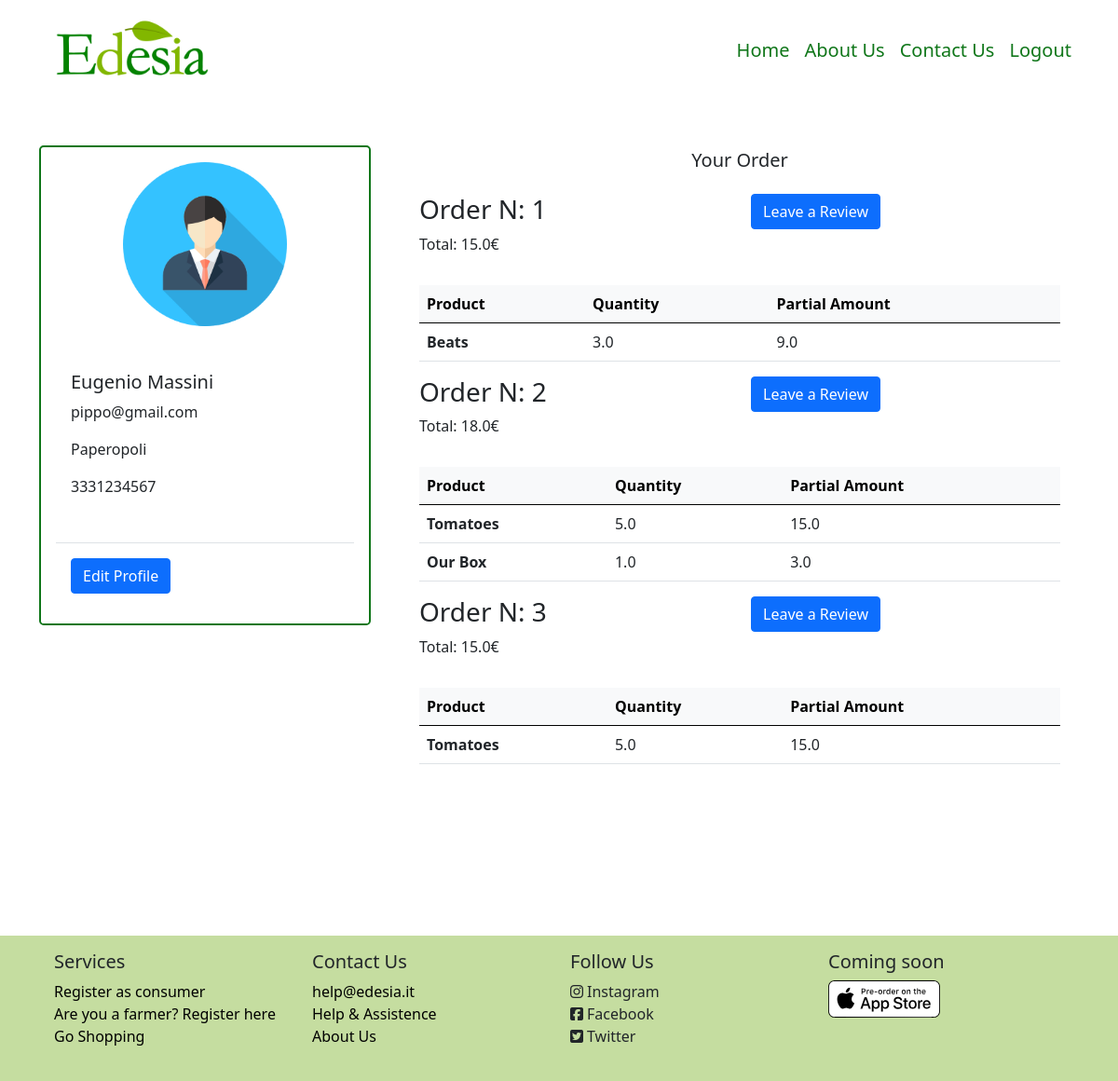
Page /consumer/1 (signed in) on the earlier database version.
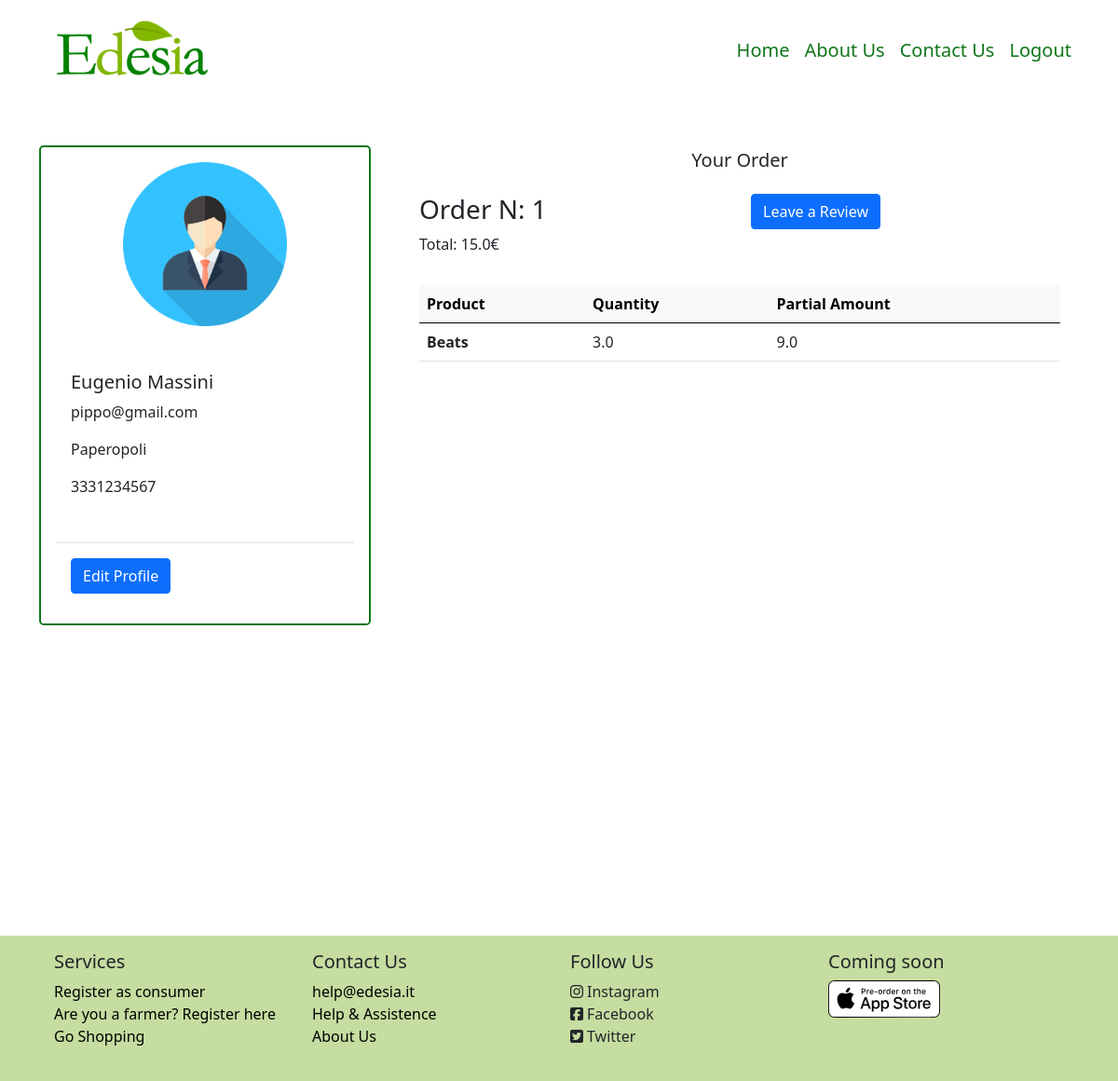
Same page on the later database version.
### model.py (models this page shows, shortened)
class Consumer(db.Model):
    id = db.Column(db.Integer, db.ForeignKey('user.id'), primary_key=True)
    consumer_name = db.Column(db.String(50), nullable=False)
    consumer_surname = db.Column(db.String(50), nullable=False)
    consumer_address = db.Column(db.String(50), nullable=False)
    consumer_phone = db.Column(db.String(12), nullable=False)
    __mapper_args__ = {
        'polymorphic_identity': 'consumer',
    }

class User (UserMixin, db.Model):
    id = db.Column(db.Integer, primary_key=True)  # Auto-incrementing
    email = db.Column(db.String(50), unique=True, nullable=False)
    name = db.Column(db.String(50), nullable=False)
    password_hash = db.Column(db.String(200), nullable=False)
    roleid = db.Column(db.Integer, db.ForeignKey('role.id'))
    type = db.Column(db.String(30))
    __mapper_args__ = {
        'polymorphic_identity': 'user',
        'polymorphic_on': type
    }

class Order (db.Model):
    id = db.Column(db.Integer, primary_key=True)
    consumer_id = db.Column(db.Integer, db.ForeignKey('consumer.id'))
    supplier_id = db.Column(db.Integer, db.ForeignKey('supplier.id'))
    date = db.Column(db.Date)
    delivery_date = db.Column(db.Date)
    amount = db.Column(db.Float)
    review = db.Column(db.Boolean, default=False)

class OrderLine(db.Model):
    id = db.Column(db.Integer, primary_key=True)
    order_id = db.Column(db.Integer, db.ForeignKey('order.id'))
    supplier_id = db.Column(db.Integer, db.ForeignKey('supplier.id'))
    product_id = db.Column(db.Integer, db.ForeignKey('product.id'))
    product_name = db.Column(db.String)
    quantity = db.Column(db.Float)
    partial_amount = db.Column(db.Float)

### app.py (the view)
@app.route('/consumer/<int:id>')
@login_required
def consumer(id):
    consumer = Consumer.query.filter_by(id=id).first()
    user = User.query.filter_by(id=id).first()
    orders = Order.query.filter_by(consumer_id=id).all()
    l_order_cons =[]
    class OrderCons():
        def __init__(self, order, content):
            self.order = order
            self.content = content
    for o in orders:
        products = []
        lines = OrderLine.query.filter_by(order_id=o.id)
        for l in lines:
            products.append(l)
        l_order_cons.append(OrderCons(o, products))
    return render_template('Pages/profile/profile_consumer-orders.html', consumer=consumer, user=user, orders=l_order_cons)

### model.py (called while the page is built)
@login_manager.user_loader
def load_user(user_id):
    return User.query.get(int(user_id))

### templates/Pages/profile/profile_consumer-orders.html
{% extends 'Pages/profile/profile_consumer.html' %}
{% block specific %}
            <div class="col-8">
                <div class="container-fluid m-1">
                    <div class="row text-center">
                        <h5>Your Order</h5>
                    </div>
                    {% if orders %}
                    {% for order in orders %}
                    <div class="row row-cols-lg-2 mb-3 mt-3">
                        <div class="col">
                             <h3>Order N: {{ order.order.id }}</h3>
                            <p>Total: {{ order.order.amount }}€</p>
                        </div>
                    <div class="col">
                        {% if  order.order.review == False %}
                            <a class="btn btn-primary" href="{{ url_for('consumer_review', id=consumer.id, order_id=order.order.id)}}">Leave a Review</a>
                        {% endif %}
                    </div>
                    </div>
                    <div class="table-responsive-lg">
                        <table class="table table-hover">
                            <thead class="table-light">
                                <tr>
                                    <th scope="col">Product</th>
                                    <th scope="col">Quantity</th>
                                    <th scope="col">Partial Amount</th>
                                </tr>
                            </thead>
                            <tbody>
                            {% for line in order.content %}
                                <tr>
                                    <th scope="row">{{ line.product_name }}</th>
                                    <td>{{line.quantity}}</td>
                                    <td>{{ line.partial_amount}}</td>
                                </tr>
                            {% endfor %}
                            </tbody>
                        </table>
                    </div>
                {% endfor %}
                {% else %}
                    <p>No orders found</p>
                {% endif %}
                </div>
            </div>
{% endblock %}

### templates/Pages/profile/profile_consumer.html (shortened to what this page needs)
{% extends 'Components/base.html' %}
{% block body %}
    <div class="container-lg min-vh-100">
        <div class="row mt-5 mb-5">
            <div class="col-4">
                <div class="card m-auto rounded-3 border-2" id="cardProfileConsumer">
                    <img src="/static/images/avatar.png" class="card-img-top mt-3 mb-3 m-auto" style="width: 50%">
                    <div class="card-body m-3">
                        <h5 class="card-title">{{ consumer.consumer_name }} {{ consumer.consumer_surname }}</h5>
                        <p class="card-text">{{ user.email }}</p>
                        <p class="card-text">{{ consumer.consumer_address }}</p>
                        <p class="card-text">{{ consumer.consumer_phone }}</p>
                    </div>
                    <div class="card-body border-top m-3">
                        <button class="btn btn-primary">Edit Profile</button>
                    </div>
                </div>
            </div>
        {% block specific %}
        {%  endblock %}
        </div>
    </div>
{% endblock %}

### templates/Components/base.html (shortened to what this page needs)
<!DOCTYPE html>
<html lang="en">
<head>
    {% block head %}
        <link href="/static/personal.css" rel="stylesheet">
        <link href="/static/bootstrap/css/bootstrap.css" rel="stylesheet">
    {% endblock %}
</head>
<body>
{% block navbar %}
    <nav class="navbar navbar-expand-lg">
        <div class="container-lg">
            <a class="navbar-brand" href="{{ url_for('homepage') }}">
                <img src="/static/images/logo_no_slogan.png" class="img-fluid ratio-21x9" width="200">
            </a>
            <div class="navbar-nav fs-5" id="navbarItem">
                <a class="nav-link"  href="{{ url_for('homepage') }}">Home</a>
                <a class="nav-link" href="{{ url_for('about_us') }}">About Us</a>
                <a class="nav-link" href="{{ url_for('contact_us') }}">Contact Us</a>
                {% if current_user.is_authenticated %}
                    <a class="nav-link" href="{{ url_for('logout') }}">Logout</a>
                {% else %}
                    <a class="nav-link" href="{{ url_for('registration', type_user='general') }}">Registration</a>
                    <a class="nav-link" href="{{ url_for('login') }}">Login</a>
                {% endif %}
            </div>
        </div>
    </nav>
{% endblock %}
{% block body %}
{% endblock %}
{% block footer %}
    <div class="container-fluid mt-5" style="background-color: #C5DDA0">
        <div class="container-lg" id="footer">
            <div class="row row-cols-md-4 p-3">
                <div class="col-md pb-1 m-auto navbar-light">
                    <h5>Services</h5>
                    <ul class="list-unstyled">
                        <li><a href="{{ url_for('registration', type_user='consumer') }}">Register as consumer</a></li>
                        <li><a href="{{ url_for('registration', type_user='supplier') }}">Are you a farmer? Register here</a></li>
                        <li><a href="#search">Go Shopping</a></li>
                    </ul>
                </div>
                 <div class="col-md pb-1 m-auto">
                    <h5>Contact Us</h5>
                    <ul class="list-unstyled">
                        <li><a href="mailto:help@edesia.it">help@edesia.it</a></li>
                        <li><a href="{{ url_for('contact_us') }}">Help & Assistence</a></li>
                        <li><a href="{{ url_for('about_us') }}">About Us</a></li>
                    </ul>
                </div>
                 <div class="col-md pb-1 m-auto">
                     <h5>Follow Us</h5>
                     <ul class="list-unstyled">
                         <li><i class="fab fa-instagram pe-1"></i>Instagram</li>
                         <li><i class="fab fa-facebook-square pe-1"></i>Facebook</li>
                         <li><i class="fab fa-twitter-square pe-1"></i>Twitter</li>
                     </ul>
                </div>
                 <div class="col-md pb-1">
                     <h5>Coming soon</h5>
                     <img src="/static/images/homepage/coming_soon_apple.svg" class="img-fluid">
                </div>
            </div>
        </div>
    </div>
{% endblock %}
</body>
</html>

### static/personal.css (style rules this page uses)
.nav-link { color: #0F7619; }
#footer a { text-decoration: none; color: black; }
#searchBar input, #cardResult, #cardProfileConsumer { border-color: #0F7619;; }

Differences in the rows shown:
removed Order: order.id "2", order.amount "18.0"
removed OrderLine: product_name "Tomatoes", quantity "5.0", partial_amount "15.0", shown under "2"
removed OrderLine: product_name "Our Box", quantity "1.0", partial_amount "3.0", shown under "2"
removed Order: order.id "3", order.amount "15.0"
removed OrderLine: product_name "Tomatoes", quantity "5.0", partial_amount "15.0", shown under "3"
Other differences:
list line gone: "Order N: Total: € Leave a Review Product Quantity Partial Amount"
